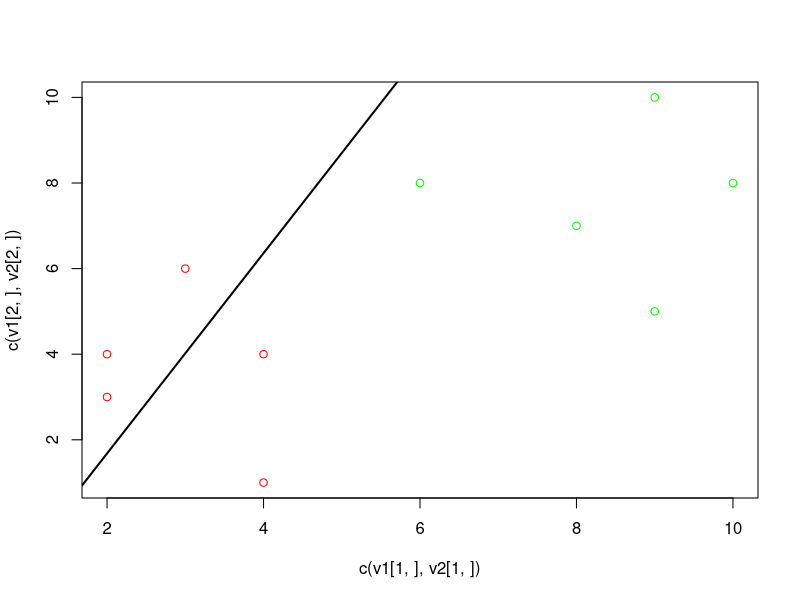

Recreate this plot in R.
# Netegem totes les variàbles anteriors
rm(list=ls())

# Útil per imprimir paràmetres per pantalla
printf <- function(...) { cat(sprintf(...), "\n") }

within_scatter <- function(mat, m) {
  # S_k = SUM(n)[(x_n - m_m)(x_n - m_-)T
  # Inicialitzem la matriu S_k
  Sk <- matrix(0, nrow(mat), nrow(mat))
  for (i in 1:ncol(mat)) {
    vaux = mat[,i] - m
    Sk <- Sk + vaux %*% t(vaux)
  }
  return(Sk)
}

# Afegim les dades del problema per columnes
v1 <- matrix(c(c(4, 1), c(2, 4), c(2, 3), c(3, 6), c(4, 4)), nrow=2)
v2 <- matrix(c(c(9, 10), c(6, 8), c(9, 5), c(8, 7), c(10, 8)), nrow=2)

# Apartat 1 Calcular m1 i m2
m1 <- matrix(c(mean(v1[1,]), mean(v1[2,])))
m2 <- matrix(c(mean(v2[1,]), mean(v2[2,])))

printf("m1")
print(m1)

printf("m2")
print(m2)

# Apartat 2 Calcular S1, S2 i SW
S1 <- within_scatter(v1, m1)
S2 <- within_scatter(v2, m2)
SW <- S1 + S2
printf("S1:")
print(S1)
printf("S2:")
print(S2)
printf("SW:")
print(SW)

# Apartat 3 Calcular SB
m21 <- m2 - m1
SB <- m21 %*% t(m21)
printf("SB:")
print(SB) 

# Apartat 4a Calcular w*
wstar <- solve(SW) %*% (m1 - m2)
printf("W*:")
print(wstar)

# Apartat 4b Calcular w*
result <- eigen(solve(SW) %*% SB)$vectors
print(result)
N <- ncol(v1)
par(mfrow=c(1,1))
plot(c(v1[1,], v2[1,]), c(v1[2,],v2[2,]),col=c(rep('red',N),rep('green',N)))
abline(-3,wstar[1]/wstar[2],col='black',lwd=2)